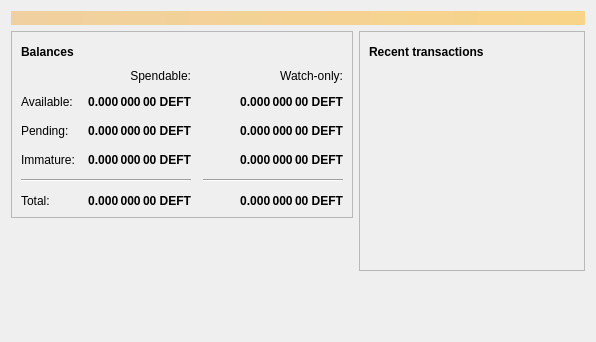
<?xml version="1.0" encoding="UTF-8"?>
<ui version="4.0">
 <class>OverviewPage</class>
 <widget class="QWidget" name="OverviewPage">
  <property name="geometry">
   <rect>
    <x>0</x>
    <y>0</y>
    <width>596</width>
    <height>342</height>
   </rect>
  </property>
  <property name="windowTitle">
   <string>Form</string>
  </property>
  <layout class="QVBoxLayout" name="topLayout">
   <item>
    <widget class="QLabel" name="labelAlerts">
     <property name="visible">
      <bool>false</bool>
     </property>
     <property name="styleSheet">
      <string notr="true">QLabel { background-color: qlineargradient(x1: 0, y1: 0, x2: 1, y2: 0, stop:0 #F0D0A0, stop:1 #F8D488); color:#000000; }</string>
     </property>
     <property name="wordWrap">
      <bool>true</bool>
     </property>
     <property name="margin">
      <number>3</number>
     </property>
     <property name="textInteractionFlags">
      <set>Qt::TextSelectableByMouse</set>
     </property>
    </widget>
   </item>
   <item>
    <layout class="QHBoxLayout" name="horizontalLayout" stretch="1,1">
     <item>
      <layout class="QVBoxLayout" name="verticalLayout_2">
       <item>
        <widget class="QFrame" name="frame">
         <property name="frameShape">
          <enum>QFrame::StyledPanel</enum>
         </property>
         <property name="frameShadow">
          <enum>QFrame::Raised</enum>
         </property>
         <layout class="QVBoxLayout" name="verticalLayout_4">
          <item>
           <layout class="QHBoxLayout" name="horizontalLayout_4">
            <item>
             <widget class="QLabel" name="label_5">
              <property name="font">
               <font>
                <weight>75</weight>
                <bold>true</bold>
               </font>
              </property>
              <property name="text">
               <string>Balances</string>
              </property>
             </widget>
            </item>
            <item>
             <widget class="QPushButton" name="labelWalletStatus">
              <property name="enabled">
               <bool>true</bool>
              </property>
              <property name="maximumSize">
               <size>
                <width>30</width>
                <height>16777215</height>
               </size>
              </property>
              <property name="toolTip">
               <string>The displayed information may be out of date. Your wallet automatically synchronizes with the Deft network after a connection is established, but this process has not completed yet.</string>
              </property>
              <property name="text">
               <string/>
              </property>
              <property name="icon">
               <iconset resource="../bitcoin.qrc">
                <normaloff>:/icons/warning</normaloff>
                <disabledoff>:/icons/warning</disabledoff>:/icons/warning</iconset>
              </property>
              <property name="iconSize">
               <size>
                <width>24</width>
                <height>24</height>
               </size>
              </property>
              <property name="flat">
               <bool>true</bool>
              </property>
             </widget>
            </item>
            <item>
             <spacer name="horizontalSpacer_3">
              <property name="orientation">
               <enum>Qt::Horizontal</enum>
              </property>
              <property name="sizeHint" stdset="0">
               <size>
                <width>40</width>
                <height>20</height>
               </size>
              </property>
             </spacer>
            </item>
           </layout>
          </item>
          <item>
           <layout class="QGridLayout" name="gridLayout">
            <property name="spacing">
             <number>12</number>
            </property>
            <item row="2" column="2">
             <widget class="QLabel" name="labelWatchPending">
              <property name="font">
               <font>
                <weight>75</weight>
                <bold>true</bold>
               </font>
              </property>
              <property name="cursor">
               <cursorShape>IBeamCursor</cursorShape>
              </property>
              <property name="toolTip">
               <string>Unconfirmed transactions to watch-only addresses</string>
              </property>
              <property name="text">
               <string notr="true">0.000 000 00 DEFT</string>
              </property>
              <property name="alignment">
               <set>Qt::AlignRight|Qt::AlignTrailing|Qt::AlignVCenter</set>
              </property>
              <property name="textInteractionFlags">
               <set>Qt::LinksAccessibleByMouse|Qt::TextSelectableByKeyboard|Qt::TextSelectableByMouse</set>
              </property>
             </widget>
            </item>
            <item row="2" column="1">
             <widget class="QLabel" name="labelUnconfirmed">
              <property name="font">
               <font>
                <weight>75</weight>
                <bold>true</bold>
               </font>
              </property>
              <property name="cursor">
               <cursorShape>IBeamCursor</cursorShape>
              </property>
              <property name="toolTip">
               <string>Total of transactions that have yet to be confirmed, and do not yet count toward the spendable balance</string>
              </property>
              <property name="text">
               <string notr="true">0.000 000 00 DEFT</string>
              </property>
              <property name="alignment">
               <set>Qt::AlignRight|Qt::AlignTrailing|Qt::AlignVCenter</set>
              </property>
              <property name="textInteractionFlags">
               <set>Qt::LinksAccessibleByMouse|Qt::TextSelectableByKeyboard|Qt::TextSelectableByMouse</set>
              </property>
             </widget>
            </item>
            <item row="3" column="2">
             <widget class="QLabel" name="labelWatchImmature">
              <property name="font">
               <font>
                <weight>75</weight>
                <bold>true</bold>
               </font>
              </property>
              <property name="cursor">
               <cursorShape>IBeamCursor</cursorShape>
              </property>
              <property name="toolTip">
               <string>Mined balance in watch-only addresses that has not yet matured</string>
              </property>
              <property name="text">
               <string notr="true">0.000 000 00 DEFT</string>
              </property>
              <property name="alignment">
               <set>Qt::AlignRight|Qt::AlignTrailing|Qt::AlignVCenter</set>
              </property>
              <property name="textInteractionFlags">
               <set>Qt::LinksAccessibleByMouse|Qt::TextSelectableByKeyboard|Qt::TextSelectableByMouse</set>
              </property>
             </widget>
            </item>
            <item row="4" column="0" colspan="2">
             <widget class="Line" name="line">
              <property name="orientation">
               <enum>Qt::Horizontal</enum>
              </property>
             </widget>
            </item>
            <item row="4" column="2">
             <widget class="Line" name="lineWatchBalance">
              <property name="sizePolicy">
               <sizepolicy hsizetype="Preferred" vsizetype="Fixed">
                <horstretch>0</horstretch>
                <verstretch>0</verstretch>
               </sizepolicy>
              </property>
              <property name="minimumSize">
               <size>
                <width>140</width>
                <height>0</height>
               </size>
              </property>
              <property name="orientation">
               <enum>Qt::Horizontal</enum>
              </property>
             </widget>
            </item>
            <item row="5" column="0">
             <widget class="QLabel" name="labelTotalText">
              <property name="text">
               <string>Total:</string>
              </property>
             </widget>
            </item>
            <item row="3" column="1">
             <widget class="QLabel" name="labelImmature">
              <property name="font">
               <font>
                <weight>75</weight>
                <bold>true</bold>
               </font>
              </property>
              <property name="cursor">
               <cursorShape>IBeamCursor</cursorShape>
              </property>
              <property name="toolTip">
               <string>Mined balance that has not yet matured</string>
              </property>
              <property name="text">
               <string notr="true">0.000 000 00 DEFT</string>
              </property>
              <property name="alignment">
               <set>Qt::AlignRight|Qt::AlignTrailing|Qt::AlignVCenter</set>
              </property>
              <property name="textInteractionFlags">
               <set>Qt::LinksAccessibleByMouse|Qt::TextSelectableByKeyboard|Qt::TextSelectableByMouse</set>
              </property>
             </widget>
            </item>
            <item row="2" column="3">
             <spacer name="horizontalSpacer_2">
              <property name="orientation">
               <enum>Qt::Horizontal</enum>
              </property>
              <property name="sizeHint" stdset="0">
               <size>
                <width>40</width>
                <height>20</height>
               </size>
              </property>
             </spacer>
            </item>
            <item row="3" column="0">
             <widget class="QLabel" name="labelImmatureText">
              <property name="text">
               <string>Immature:</string>
              </property>
             </widget>
            </item>
            <item row="5" column="1">
             <widget class="QLabel" name="labelTotal">
              <property name="font">
               <font>
                <weight>75</weight>
                <bold>true</bold>
               </font>
              </property>
              <property name="cursor">
               <cursorShape>IBeamCursor</cursorShape>
              </property>
              <property name="toolTip">
               <string>Your current total balance</string>
              </property>
              <property name="text">
               <string notr="true">0.000 000 00 DEFT</string>
              </property>
              <property name="alignment">
               <set>Qt::AlignRight|Qt::AlignTrailing|Qt::AlignVCenter</set>
              </property>
              <property name="textInteractionFlags">
               <set>Qt::LinksAccessibleByMouse|Qt::TextSelectableByKeyboard|Qt::TextSelectableByMouse</set>
              </property>
             </widget>
            </item>
            <item row="5" column="2">
             <widget class="QLabel" name="labelWatchTotal">
              <property name="font">
               <font>
                <weight>75</weight>
                <bold>true</bold>
               </font>
              </property>
              <property name="cursor">
               <cursorShape>IBeamCursor</cursorShape>
              </property>
              <property name="toolTip">
               <string>Current total balance in watch-only addresses</string>
              </property>
              <property name="text">
               <string notr="true">0.000 000 00 DEFT</string>
              </property>
              <property name="alignment">
               <set>Qt::AlignRight|Qt::AlignTrailing|Qt::AlignVCenter</set>
              </property>
              <property name="textInteractionFlags">
               <set>Qt::LinksAccessibleByMouse|Qt::TextSelectableByKeyboard|Qt::TextSelectableByMouse</set>
              </property>
             </widget>
            </item>
            <item row="0" column="2">
             <widget class="QLabel" name="labelWatchonly">
              <property name="text">
               <string>Watch-only:</string>
              </property>
              <property name="alignment">
               <set>Qt::AlignRight|Qt::AlignTrailing|Qt::AlignVCenter</set>
              </property>
             </widget>
            </item>
            <item row="1" column="0">
             <widget class="QLabel" name="labelBalanceText">
              <property name="text">
               <string>Available:</string>
              </property>
             </widget>
            </item>
            <item row="1" column="1">
             <widget class="QLabel" name="labelBalance">
              <property name="font">
               <font>
                <weight>75</weight>
                <bold>true</bold>
               </font>
              </property>
              <property name="cursor">
               <cursorShape>IBeamCursor</cursorShape>
              </property>
              <property name="toolTip">
               <string>Your current spendable balance</string>
              </property>
              <property name="text">
               <string notr="true">0.000 000 00 DEFT</string>
              </property>
              <property name="alignment">
               <set>Qt::AlignRight|Qt::AlignTrailing|Qt::AlignVCenter</set>
              </property>
              <property name="textInteractionFlags">
               <set>Qt::LinksAccessibleByMouse|Qt::TextSelectableByKeyboard|Qt::TextSelectableByMouse</set>
              </property>
             </widget>
            </item>
            <item row="1" column="2">
             <widget class="QLabel" name="labelWatchAvailable">
              <property name="font">
               <font>
                <weight>75</weight>
                <bold>true</bold>
               </font>
              </property>
              <property name="cursor">
               <cursorShape>IBeamCursor</cursorShape>
              </property>
              <property name="toolTip">
               <string>Your current balance in watch-only addresses</string>
              </property>
              <property name="text">
               <string notr="true">0.000 000 00 DEFT</string>
              </property>
              <property name="alignment">
               <set>Qt::AlignRight|Qt::AlignTrailing|Qt::AlignVCenter</set>
              </property>
              <property name="textInteractionFlags">
               <set>Qt::LinksAccessibleByMouse|Qt::TextSelectableByKeyboard|Qt::TextSelectableByMouse</set>
              </property>
             </widget>
            </item>
            <item row="2" column="0">
             <widget class="QLabel" name="labelPendingText">
              <property name="text">
               <string>Pending:</string>
              </property>
             </widget>
            </item>
            <item row="0" column="1">
             <widget class="QLabel" name="labelSpendable">
              <property name="text">
               <string>Spendable:</string>
              </property>
              <property name="alignment">
               <set>Qt::AlignRight|Qt::AlignTrailing|Qt::AlignVCenter</set>
              </property>
             </widget>
            </item>
           </layout>
          </item>
         </layout>
        </widget>
       </item>
       <item>
        <spacer name="verticalSpacer">
         <property name="orientation">
          <enum>Qt::Vertical</enum>
         </property>
         <property name="sizeHint" stdset="0">
          <size>
           <width>20</width>
           <height>40</height>
          </size>
         </property>
        </spacer>
       </item>
      </layout>
     </item>
     <item>
      <layout class="QVBoxLayout" name="verticalLayout_3">
       <item>
        <widget class="QFrame" name="frame_2">
         <property name="frameShape">
          <enum>QFrame::StyledPanel</enum>
         </property>
         <property name="frameShadow">
          <enum>QFrame::Raised</enum>
         </property>
         <layout class="QVBoxLayout" name="verticalLayout">
          <item>
           <layout class="QHBoxLayout" name="horizontalLayout_2">
            <item>
             <widget class="QLabel" name="label_4">
              <property name="font">
               <font>
                <weight>75</weight>
                <bold>true</bold>
               </font>
              </property>
              <property name="text">
               <string>Recent transactions</string>
              </property>
             </widget>
            </item>
            <item>
             <widget class="QPushButton" name="labelTransactionsStatus">
              <property name="enabled">
               <bool>true</bool>
              </property>
              <property name="maximumSize">
               <size>
                <width>30</width>
                <height>16777215</height>
               </size>
              </property>
              <property name="toolTip">
               <string>The displayed information may be out of date. Your wallet automatically synchronizes with the Deft network after a connection is established, but this process has not completed yet.</string>
              </property>
              <property name="text">
               <string/>
              </property>
              <property name="icon">
               <iconset resource="../bitcoin.qrc">
                <normaloff>:/icons/warning</normaloff>
                <disabledoff>:/icons/warning</disabledoff>:/icons/warning</iconset>
              </property>
              <property name="iconSize">
               <size>
                <width>24</width>
                <height>24</height>
               </size>
              </property>
              <property name="flat">
               <bool>true</bool>
              </property>
             </widget>
            </item>
            <item>
             <spacer name="horizontalSpacer">
              <property name="orientation">
               <enum>Qt::Horizontal</enum>
              </property>
              <property name="sizeHint" stdset="0">
               <size>
                <width>40</width>
                <height>20</height>
               </size>
              </property>
             </spacer>
            </item>
           </layout>
          </item>
          <item>
           <widget class="QListView" name="listTransactions">
            <property name="styleSheet">
             <string notr="true">QListView { background: transparent; }</string>
            </property>
            <property name="frameShape">
             <enum>QFrame::NoFrame</enum>
            </property>
            <property name="verticalScrollBarPolicy">
             <enum>Qt::ScrollBarAlwaysOff</enum>
            </property>
            <property name="horizontalScrollBarPolicy">
             <enum>Qt::ScrollBarAlwaysOff</enum>
            </property>
            <property name="selectionMode">
             <enum>QAbstractItemView::NoSelection</enum>
            </property>
           </widget>
          </item>
         </layout>
        </widget>
       </item>
       <item>
        <spacer name="verticalSpacer_2">
         <property name="orientation">
          <enum>Qt::Vertical</enum>
         </property>
         <property name="sizeHint" stdset="0">
          <size>
           <width>20</width>
           <height>40</height>
          </size>
         </property>
        </spacer>
       </item>
      </layout>
     </item>
    </layout>
   </item>
  </layout>
 </widget>
 <resources/>
 <connections/>
</ui>
